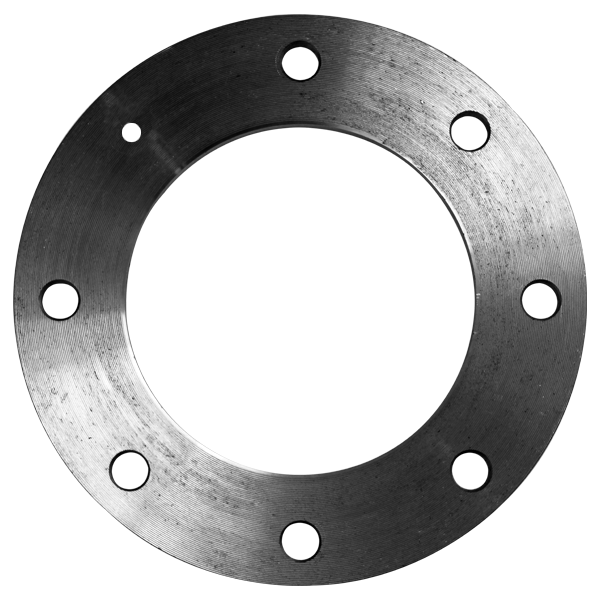
#> input picture Yapay Görme Uygulamaları Ödev Teslimleri/Odev_7_Elif_Kaplan/flange_fail2.png, 600 x 600 px
$ python flange.py
#> lines starting #> are read from the running program, lines starting #| are printed output that depends on the picture; after the words box and inside, x2 and y2 are one past the last pixel; in counts of white or black regions, pixels touching at a corner belong together
import cv2
import numpy as np

def check_flange_holes(image_path, min_radius=18, max_radius=20):
#> called with image_path = 'flange_fail2.png', min_radius = 18, max_radius = 20
    image = cv2.imread(image_path)
#> image is the input picture: shape (600, 600, 3); min 0, max 255, mean 192.3
    gray = cv2.cvtColor(image, cv2.COLOR_BGR2GRAY)

    # Gauss
    blurred = cv2.GaussianBlur(gray, (9, 9), 2)
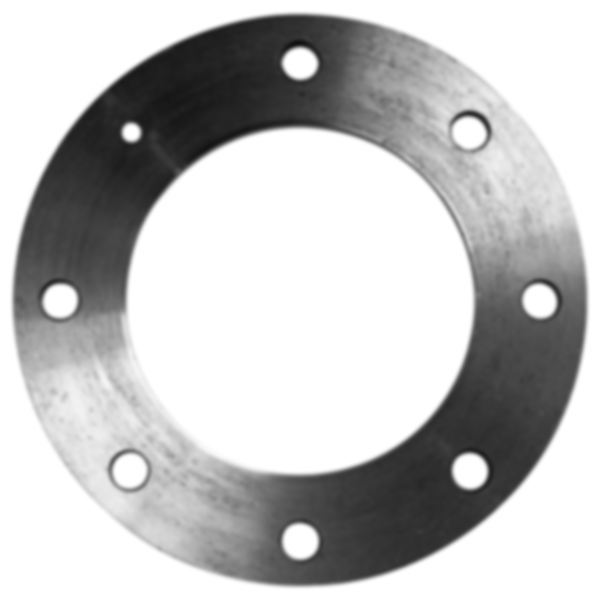
#> blurred: shape (600, 600); min 16, max 255, mean 192.3

    # Hough Circle Transform ile delikleri tespit etmek
    circles = cv2.HoughCircles(
        blurred,
        cv2.HOUGH_GRADIENT,
        dp=1.2,
        minDist=20,
        param1=50,
        param2=30,
        minRadius=min_radius,
        maxRadius=max_radius
    )
#> circles = [[131.4, 472.2, 19.32], [60.6, 303, 19.32], [467.4, 135, 19.2], [299.4, 540.6, 18.96], [469.8, 471, 18.72], [299.4, 65.4, 18.72], [538.2, 301.8, 18.6]]

    # delikleri çizmek ve saymak
    if circles is not None:
        circles = np.round(circles[0, :]).astype("int")
#> circles = [[131, 472, 19], [61, 303, 19], [467, 135, 19], [299, 541, 19], [470, 471, 19], [299, 65, 19], [538, 302, 19]]
        valid_circle_count = 0

        for (x, y, r) in circles:
            if min_radius <= r <= max_radius:
                valid_circle_count += 1
                cv2.circle(image, (x, y), r, (0, 255, 0), 4)
            else:
                cv2.circle(image, (x, y), r, (0, 0, 255), 4)
#> this loop made 7 passes
#> (x, y) on passes 1 to 7: (131, 472), (61, 303), (467, 135), (299, 541), (470, 471), (299, 65), (538, 302)
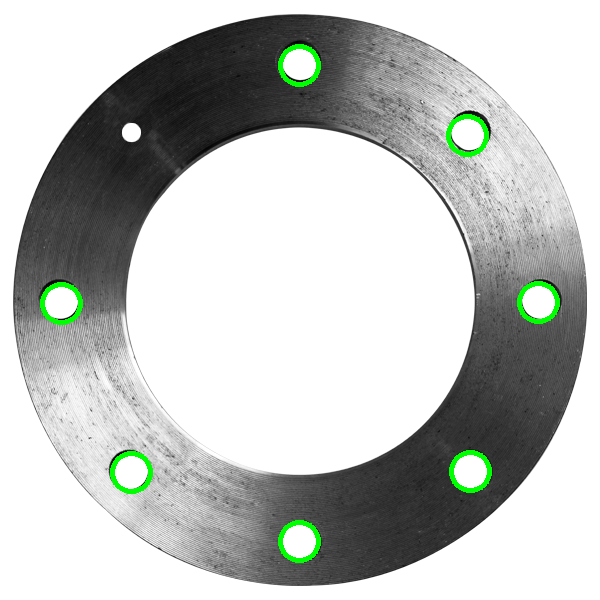
#> image: shape (600, 600, 3); 1.15% of pixels changed, all inside (x1, y1, x2, y2) = (40, 44, 560, 563)
#> after the loop, valid_circle_count = 7

        # Kontrol
        if valid_circle_count == 8:
            result = "PASS"
        else:
            result = "FAIL"
    else:
        result = "FAIL"

    # Sonucu yazdır
    print(result)

    cv2.imshow("Detected Circles", image)
    cv2.waitKey(0)
    cv2.destroyAllWindows()

# Flanş görüntüsünün dosya yolu
image_path = "flange_fail2.png"

check_flange_holes(image_path)
